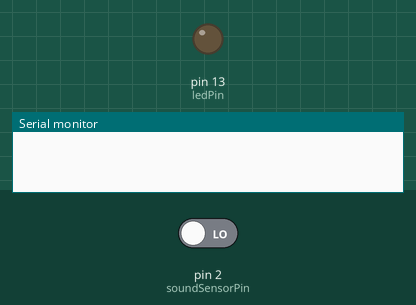
The sketch below on a simulated Arduino Uno, built with avr-gcc and run on an emulated ATmega328P. Shown: output pins drawn as LEDs (lit = HIGH), the last lines printed to the serial monitor. The test bench sets the inputs (shaded band); at power-on: pin 2 (soundSensorPin) LOW.

Above: at 1.2 s.
1.3 s: pin 2 (soundSensorPin) driven HIGH
2.8 s: pin 2 (soundSensorPin) driven LOW
At 3.2 s:
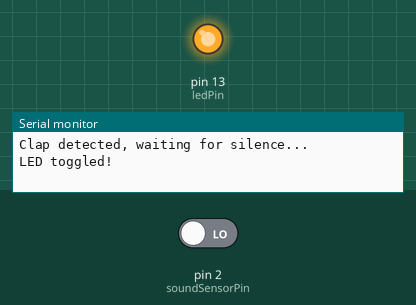
Timing chart, 0 to 5.8 s (numbered marks = the images above; inputs shaded):
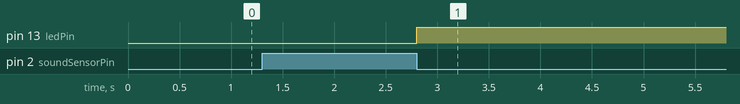

Measured:
- after the input at 2.8 s, pin 13 (ledPin): LOW → HIGH at once

The sketch:

Turn_on_and_off_light_with_clap.ino
```cpp
// Pin definitions
const int soundSensorPin = 2;  // Pin connected to the sound sensor
const int ledPin = 13;         // Pin connected to the LED (using built-in LED on pin 13)

// State variables
int ledState = LOW;                  // To track the LED state
unsigned long lastClapTime = 0;      // To track the last clap time
const unsigned long clapCooldown = 500; // Minimum time between claps (500 ms)

// State machine flags
bool clapDetected = false;           // To track if a clap was detected
bool waitForSilence = false;         // Flag to wait for silence after a clap

void setup() {
  pinMode(soundSensorPin, INPUT);  // Set the sound sensor pin as input
  pinMode(ledPin, OUTPUT);         // Set the LED pin as output
  digitalWrite(ledPin, LOW);       // Initially, turn off the LED
  Serial.begin(9600);              // Optional: for debugging
}

void loop() {
  // Read the sound sensor output
  int soundDetected = digitalRead(soundSensorPin);

  // State machine logic
  if (!waitForSilence && soundDetected == HIGH && (millis() - lastClapTime) > clapCooldown) {
    // A clap has been detected, set the clapDetected flag
    clapDetected = true;
    waitForSilence = true;             // Enable waiting for silence
    lastClapTime = millis();           // Record the time of this detection

    // Optional: Print debug info to serial monitor
    Serial.println("Clap detected, waiting for silence...");
  }

  // Check if we need to wait for silence after a clap detection
  if (waitForSilence && soundDetected == LOW) {
    // If silence is detected, toggle the LED
    if (clapDetected) {
      ledState = !ledState;            // Toggle LED state
      digitalWrite(ledPin, ledState);  // Apply the LED state
      Serial.println("LED toggled!");
    }
    // Reset flags after handling the clap
    clapDetected = false;
    waitForSilence = false;
  }
}
```
